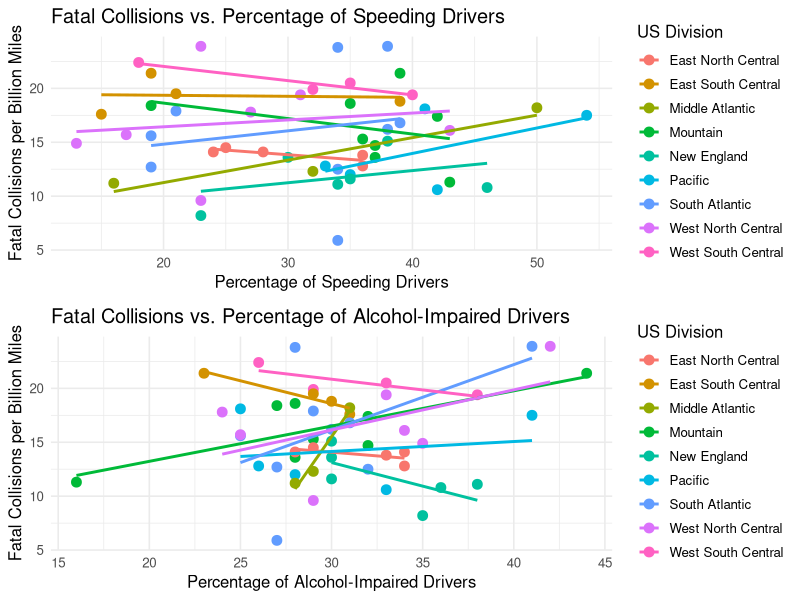
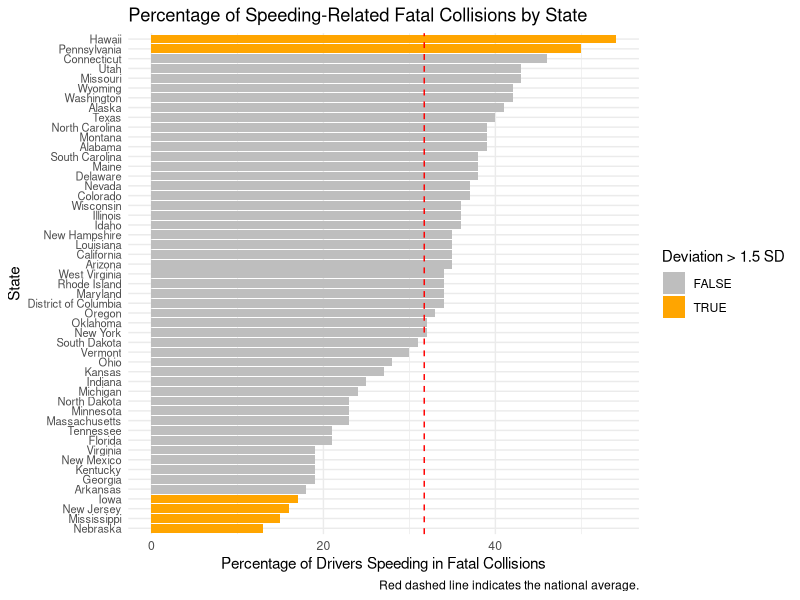

The R source for these figures, in order:
## ---- chunk 1
knitr::opts_chunk$set(echo = TRUE)
## ---- chunk 2
data <- read.csv("bad-drivers.csv")
summary(data)
head(data)
## ---- chunk 3
missing_values <- colSums(is.na(data))
print("Missing values per column:")
print(missing_values)
data <- data[, colSums(is.na(data)) == 0]  
print("Columns after removing those with NAs:")
print(names(data))
## ---- chunk 4
colnames(data) <- c("State", "Fatal_Collisions_Per_Billion", "Percent_Speeding", 
                    "Percent_Alcohol", "Percent_Not_Distracted", "Percent_No_Prior", 
                    "Insurance_Premiums", "Losses_Per_Driver")
str(data)
## ---- chunk 5
data$State <- as.factor(data$State)
numeric_cols <- c("Fatal_Collisions_Per_Billion", "Percent_Speeding", "Percent_Alcohol", 
                  "Percent_Not_Distracted", "Percent_No_Prior", "Insurance_Premiums", 
                  "Losses_Per_Driver")
data[numeric_cols] <- lapply(data[numeric_cols], as.numeric)
## ---- chunk 6
duplicates <- duplicated(data)
print("Number of duplicate rows:")
print(sum(duplicates))

data <- data[!duplicates, ]  

print("Final cleaned data:")
head(data)
## ---- chunk 7
library(tidyverse)
library(ggplot2)
library(dplyr)
library(tidyr)
library(reshape2)
library(gridExtra)
## ---- chunk 8
divisions <- list(
  `New England` = c("Connecticut", "Maine", "Massachusetts", "New Hampshire", "Rhode Island", "Vermont"),
  `Middle Atlantic` = c("New Jersey", "New York", "Pennsylvania"),
  `East North Central` = c("Illinois", "Indiana", "Michigan", "Ohio", "Wisconsin"),
  `West North Central` = c("Iowa", "Kansas", "Minnesota", "Missouri", "Nebraska", "North Dakota", "South Dakota"),
  `South Atlantic` = c("Delaware", "Florida", "Georgia", "Maryland", "North Carolina", "South Carolina", 
                      "Virginia", "West Virginia", "District of Columbia"),
  `East South Central` = c("Alabama", "Kentucky", "Mississippi", "Tennessee"),
  `West South Central` = c("Arkansas", "Louisiana", "Oklahoma", "Texas"),
  `Mountain` = c("Arizona", "Colorado", "Idaho", "Montana", "Nevada", "New Mexico", "Utah", "Wyoming"),
  `Pacific` = c("Alaska", "California", "Hawaii", "Oregon", "Washington")
)

data <- data %>%
  mutate(Division = case_when(
    State %in% divisions$`New England` ~ "New England",
    State %in% divisions$`Middle Atlantic` ~ "Middle Atlantic",
    State %in% divisions$`East North Central` ~ "East North Central",
    State %in% divisions$`West North Central` ~ "West North Central",
    State %in% divisions$`South Atlantic` ~ "South Atlantic",
    State %in% divisions$`East South Central` ~ "East South Central",
    State %in% divisions$`West South Central` ~ "West South Central",
    State %in% divisions$`Mountain` ~ "Mountain",
    State %in% divisions$`Pacific` ~ "Pacific",
    TRUE ~ NA_character_
  ))


speed_alcohol_collisions <- data %>%
  select(State, Fatal_Collisions_Per_Billion, Percent_Speeding, Percent_Alcohol, Division) %>%
  pivot_longer(cols = c("Percent_Speeding", "Percent_Alcohol"),
               names_to = "Behavior",
               values_to = "Percentage")

## ---- chunk 9
# Scatter plot of Fatal Collisions vs. Speeding, colored by Division
plot_speeding <- ggplot(speed_alcohol_collisions %>% filter(Behavior == "Percent_Speeding"),
                        aes(x = Percentage, y = Fatal_Collisions_Per_Billion, color = Division)) +
  geom_point(size = 3) + 
  geom_smooth(method = 'lm', se = FALSE) +
  labs(title = "Fatal Collisions vs. Percentage of Speeding Drivers",
       x = "Percentage of Speeding Drivers",
       y = "Fatal Collisions per Billion Miles",
       color = "US Division") +
  theme_minimal(base_size = 12) 

## ---- chunk 10
# Scatter plot of Fatal Collisions vs. Alcohol Impairment, colored by Division
plot_alcohol <- ggplot(speed_alcohol_collisions %>% filter(Behavior == "Percent_Alcohol"),
                         aes(x = Percentage, y = Fatal_Collisions_Per_Billion, color = Division)) +
  geom_point(size = 3) + 
  geom_smooth(method = 'lm', se = FALSE) +
  labs(title = "Fatal Collisions vs. Percentage of Alcohol-Impaired Drivers",
       x = "Percentage of Alcohol-Impaired Drivers",
       y = "Fatal Collisions per Billion Miles",
       color = "US Division") +
  theme_minimal(base_size = 12)

grid.arrange(plot_speeding, plot_alcohol, ncol = 1)
## ---- chunk 11
# Calculate national average and standard deviation for speeding percentage
national_avg_speeding <- mean(data$Percent_Speeding, na.rm = TRUE)
national_sd_speeding <- sd(data$Percent_Speeding, na.rm = TRUE)

# Print the national average and SD
print(paste("National Average Percentage Speeding:", round(national_avg_speeding, 2)))
print(paste("National Standard Deviation Percentage Speeding:", round(national_sd_speeding, 2)))

# Add deviation in SD units to the data frame
data <- data %>%
  mutate(Speeding_Deviation_SD = (Percent_Speeding - national_avg_speeding) / national_sd_speeding)

# Identify states deviating significantly (e.g., more than 1.5 SD from the mean)
significant_deviators <- data %>%
  filter(abs(Speeding_Deviation_SD) > 1.5) %>%
  arrange(desc(Speeding_Deviation_SD))

print("States with speeding percentages > 1.5 SD from national average:")
print(significant_deviators %>% select(State, Percent_Speeding, Speeding_Deviation_SD))
## ---- chunk 12
# Plot Percentage Speeding by State, ordered, with national average line
plot_speeding_states <- ggplot(data, aes(x = reorder(State, Percent_Speeding), y = Percent_Speeding)) +
  geom_col(aes(fill = Speeding_Deviation_SD > 1.5 | Speeding_Deviation_SD < -1.5)) + # Highlight significant deviators
  geom_hline(yintercept = national_avg_speeding, color = "red", linetype = "dashed") +
  scale_fill_manual(values = c("grey", "orange"), name = "Deviation > 1.5 SD") +
  coord_flip() + # Flip coordinates for better state label readability
  labs(title = "Percentage of Speeding-Related Fatal Collisions by State",
       x = "State",
       y = "Percentage of Drivers Speeding in Fatal Collisions",
       caption = "Red dashed line indicates the national average.") +
  theme_minimal(base_size = 11) +
  theme(axis.text.y = element_text(size = 8)) # Adjust y-axis text size if needed

print(plot_speeding_states)
## ---- chunk 13
# Build the linear regression model using the cleaned data
collision_model <- lm(Fatal_Collisions_Per_Billion ~ Percent_Speeding + Percent_Alcohol + Percent_Not_Distracted, data = data)

# Display the model summary which contains coefficients, p-values, R-squared, etc.
summary(collision_model)
